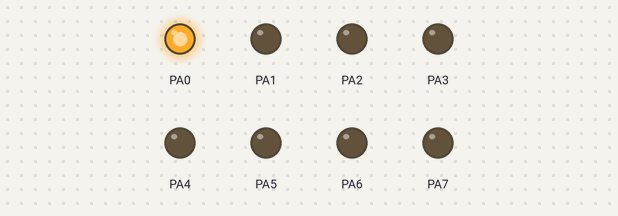
A program run on a simulated ATmega128, built with avr-gcc and emulated at 16 MHz. Shown: output pins drawn as LEDs (lit = HIGH).

Above: at 0.5 s.
At 2.5 s:
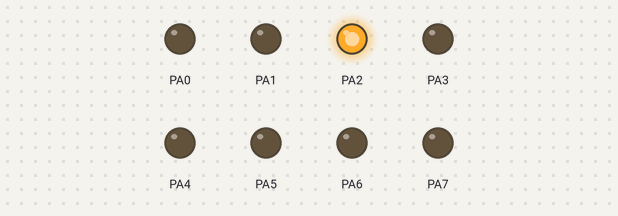
At 3.5 s:
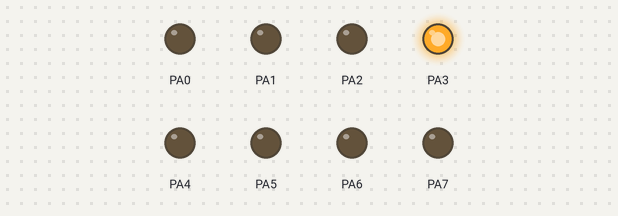
At 4.5 s:
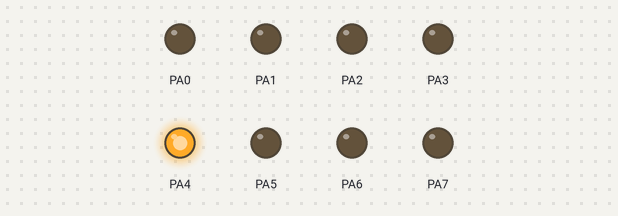
At 6.5 s:
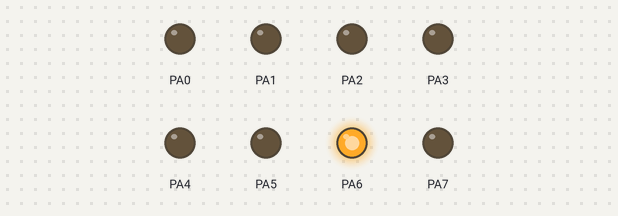
At 9.5 s:
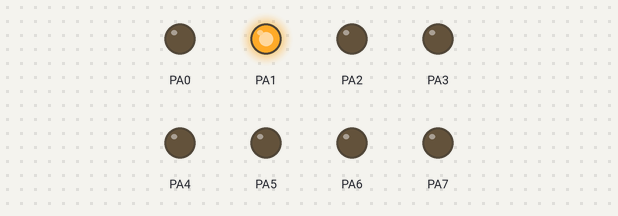
Timing chart, 0 to 10.4 s (numbered marks = the images above):
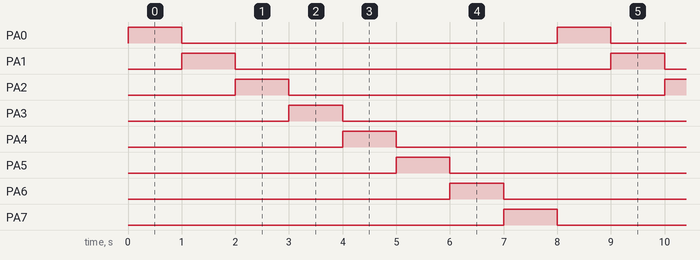

Measured:
- by itself, PA0–7: alternates HIGH for 1.0 s and LOW for 7.0 s
- by itself, everything shown: repeats every 8.0 s, in 8 steps

The program:

main.c
```c
#include <avr/io.h>
#include <util/delay.h>
#include <stdio.h>

int main(void){
    DDRA |= 0xFF;

    while(1){
        for(int i = 0x01; i <= 0x80; i <<= 1){
            PORTA = i;
            _delay_ms(1000);
        }
    }

    // 아래는 교재에 나와있던 코드
    /*char mask = 0x01;

    while(1){
        PORTA = mask; // 포트A를 mask로 설정

        // 다음 패턴 값을 생성
        mask <<= 1;
        if(mask == 0x00) mask = 0x01;

        _delay_ms(1000); // 1초 기다림
    }*/

    return 0;
}
```

UART_support.h
```c
#ifndef UART_SUPPORT_H_
#define UART_SUPPORT_H_

void UART0_init(void);
void UART0_transmit(char data);

#endif
```

UART_support.c
```c
#include <avr/io.h>
#include "UART_support.h"

void UART0_init(void){
    UBRR0H = 0x00; // 9600 baudrate
    UBRR0L = 207;

    UCSR0A |= _BV(U2X0); // 2배속
    UCSR0C |= 0x06;

    UCSR0B |= _BV(RXEN0); // 송수신
    UCSR0B |= _BV(TXEN0);
}

void UART0_transmit(char data){
    while(!(UCSR0A & (1 << UDRE0))); // 송신 가능 대기
    UDR0 = data; // 데이터 전송
}
```
